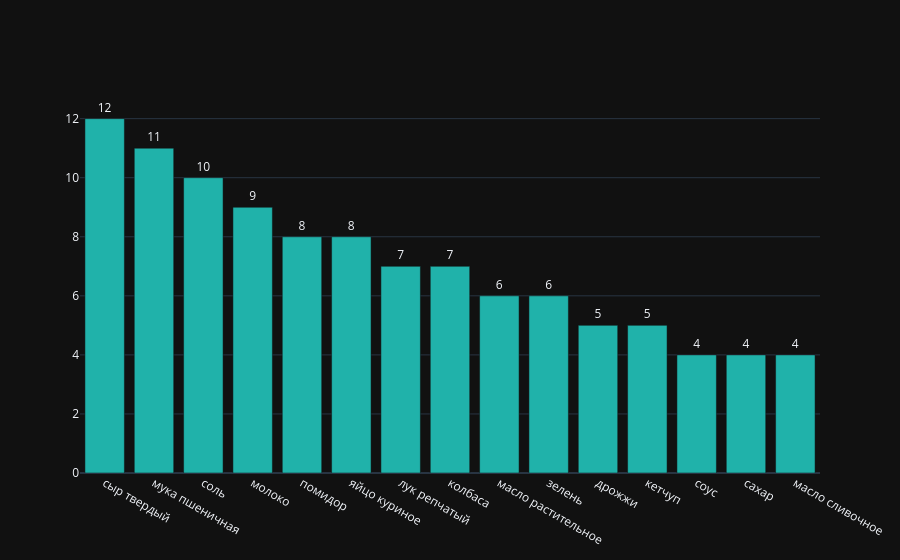

Notebook cell for this chart:
### Code cell
frequency_fun('пицца')

### Figure 1 — Plotly figure (JSON) as saved in the notebook; plotly's stock layout.template omitted (floating-point values rounded to 4 significant figures)
{"data": [{"hovertemplate": "<b>%{x}</b><br>Частота: %{y}<extra></extra>", "marker": {"color": "lightseagreen"}, "text": ["12", "11", "10", "9", "8", "8", "7", "7", "6", "6", "5", "5", "4", "4", "4"], "textposition": "outside", "x": ["сыр твердый", "мука пшеничная", "соль", "молоко", "помидор", "яйцо куриное", "лук репчатый", "колбаса", "масло растительное", "зелень", "дрожжи", "кетчуп", "соус", "сахар", "масло сливочное"], "y": [12, 11, 10, 9, 8, 8, 7, 7, 6, 6, 5, 5, 4, 4, 4], "type": "bar"}], "layout": {}}
